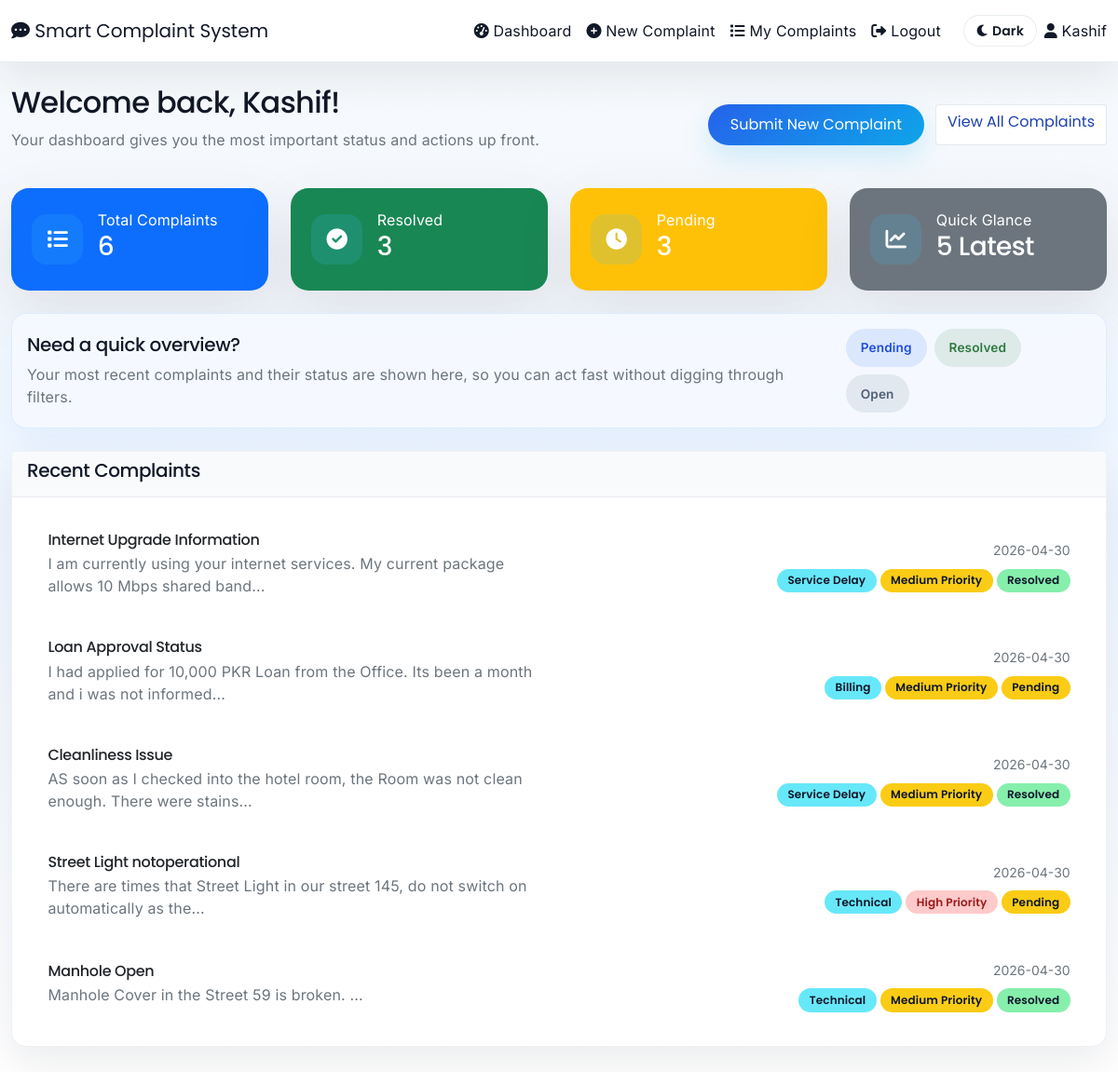
The page /dashboard (signed in) on the database its author committed.
### app.py (models this page shows)
class User(UserMixin, db.Model):
    __tablename__ = 'users'
    id = db.Column(db.Integer, primary_key=True)
    email = db.Column(db.String(120), unique=True, nullable=False)
    name = db.Column(db.String(100), nullable=False)
    password_hash = db.Column(db.String(200), nullable=False)
    is_verified = db.Column(db.Boolean, default=False)
    is_admin = db.Column(db.Boolean, default=False)
    created_at = db.Column(db.DateTime, default=datetime.utcnow)
    complaints = db.relationship('Complaint', backref='user', lazy=True)
    resolutions = db.relationship('ResolutionLog', backref='resolved_by_user', lazy=True)

class Complaint(db.Model):
    __tablename__ = 'complaints'
    id = db.Column(db.Integer, primary_key=True)
    user_id = db.Column(db.Integer, db.ForeignKey('users.id'), nullable=False)
    title = db.Column(db.String(200), nullable=False)
    description = db.Column(db.Text, nullable=False)
    category = db.Column(db.String(50), nullable=False)
    severity_score = db.Column(db.Float, default=0.0)
    priority = db.Column(db.String(20), default='Medium')
    status = db.Column(db.String(20), default='Pending')
    sentiment = db.Column(db.String(20))
    department = db.Column(db.String(50))
    created_at = db.Column(db.DateTime, default=datetime.utcnow)
    updated_at = db.Column(db.DateTime, default=datetime.utcnow, onupdate=datetime.utcnow)
    resolution_logs = db.relationship('ResolutionLog', backref='complaint', lazy=True)

### app.py (the view)
@app.route('/dashboard')
@login_required
def dashboard():
    complaints_count = Complaint.query.filter_by(user_id=current_user.id).count()
    resolved_count = Complaint.query.filter_by(user_id=current_user.id, status='Resolved').count()
    pending_count = Complaint.query.filter_by(user_id=current_user.id, status='Pending').count()
    complaints_by_category = db.session.query(
        Complaint.category, db.func.count(Complaint.id)
    ).filter_by(user_id=current_user.id).group_by(Complaint.category).order_by(db.func.count(Complaint.id).desc()).all()
    complaints_by_category = [(row[0], row[1]) for row in complaints_by_category]
    top_category = complaints_by_category[0][0] if complaints_by_category else 'N/A'
    top_category_count = complaints_by_category[0][1] if complaints_by_category else 0
    complaints_by_priority = db.session.query(
        Complaint.priority, db.func.count(Complaint.id)
    ).filter_by(user_id=current_user.id).group_by(Complaint.priority).all()
    complaints_by_priority = [(row[0], row[1]) for row in complaints_by_priority]
    complaints_by_status = db.session.query(
        Complaint.status, db.func.count(Complaint.id)
    ).filter_by(user_id=current_user.id).group_by(Complaint.status).all()
    complaints_by_status = [(row[0], row[1]) for row in complaints_by_status]
    monthly_counts = (
        db.session.query(
            db.func.strftime('%Y-%m', Complaint.created_at),
            db.func.count(Complaint.id)
        )
        .filter_by(user_id=current_user.id)
        .group_by(db.func.strftime('%Y-%m', Complaint.created_at))
        .order_by(db.func.strftime('%Y-%m', Complaint.created_at))
        .all()
    )
    monthly_counts = [(row[0], row[1]) for row in monthly_counts]
    recent_complaints = Complaint.query.filter_by(user_id=current_user.id).order_by(Complaint.created_at.desc()).limit(5).all()
    return render_template('dashboard.html',
                         complaints_count=complaints_count,
                         resolved_count=resolved_count,
                         pending_count=pending_count,
                         top_category=top_category,
                         top_category_count=top_category_count,
                         complaints_by_category=complaints_by_category,
                         complaints_by_priority=complaints_by_priority,
                         complaints_by_status=complaints_by_status,
                         monthly_counts=monthly_counts,
                         recent_complaints=recent_complaints)

### app.py (called while the page is built)
@login_manager.user_loader
def load_user(user_id):
    return User.query.get(int(user_id))

### templates/dashboard.html (shortened to what this page needs)
{% extends "base.html" %}
{% block content %}
<div class="dashboard-shell">
    <div class="dashboard-header mb-4">
        <div>
            <h2 class="mb-2">Welcome back, {{ current_user.name }}!</h2>
            <p class="text-muted">Your dashboard gives you the most important status and actions up front.</p>
        </div>
        <div class="dashboard-actions">
            <a href="{{ url_for('submit_complaint') }}" class="btn btn-primary">Submit New Complaint</a>
            <a href="{{ url_for('my_complaints') }}" class="btn btn-outline-light">View All Complaints</a>
        </div>
    </div>
    <div class="row g-4 mb-4">
        <div class="col-md-3">
            <div class="metric-card bg-primary text-white">
                <div class="metric-card-icon"><i class="fas fa-list"></i></div>
                <div>
                    <span>Total Complaints</span>
                    <h3>{{ complaints_count }}</h3>
                </div>
            </div>
        </div>
        <div class="col-md-3">
            <div class="metric-card bg-success text-white">
                <div class="metric-card-icon"><i class="fas fa-check-circle"></i></div>
                <div>
                    <span>Resolved</span>
                    <h3>{{ resolved_count }}</h3>
                </div>
            </div>
        </div>
        <div class="col-md-3">
            <div class="metric-card bg-warning text-white">
                <div class="metric-card-icon"><i class="fas fa-clock"></i></div>
                <div>
                    <span>Pending</span>
                    <h3>{{ pending_count }}</h3>
                </div>
            </div>
        </div>
        <div class="col-md-3">
            <div class="metric-card bg-secondary text-white">
                <div class="metric-card-icon"><i class="fas fa-chart-line"></i></div>
                <div>
                    <span>Quick Glance</span>
                    <h3>{{ recent_complaints|length }} Latest</h3>
                </div>
            </div>
        </div>
    </div>
    <div class="card panel-card mb-4">
        <div class="card-body d-flex flex-column flex-md-row justify-content-between align-items-start align-items-md-center gap-3">
            <div>
                <h5>Need a quick overview?</h5>
                <p class="mb-0 text-muted">Your most recent complaints and their status are shown here, so you can act fast without digging through filters.</p>
            </div>
            <div class="d-flex gap-2 flex-wrap">
                <span class="status-chip status-pending">Pending</span>
                <span class="status-chip status-resolved">Resolved</span>
                <span class="status-chip status-open">Open</span>
            </div>
        </div>
    </div>
    <div class="card">
        <div class="card-header">
            <h5>Recent Complaints</h5>
        </div>
        <div class="card-body">
            {% if recent_complaints %}
                <div class="list-group">
                    {% for complaint in recent_complaints %}
                        <a href="{{ url_for('complaint_detail', complaint_id=complaint.id) }}" class="list-group-item list-group-item-action recent-complaint-row">
                            <div class="row align-items-center">
                                <div class="col-lg-6">
                                    <h6 class="mb-1">{{ complaint.title }}</h6>
                                    <p class="mb-1 text-muted">{{ complaint.description[:90] }}...</p>
                                </div>
                                <div class="col-lg-6 text-lg-end">
                                    <small class="text-muted d-block mb-2">{{ complaint.created_at.strftime('%Y-%m-%d') }}</small>
                                    <div class="d-inline-flex gap-1 flex-wrap justify-content-end">
                                        <span class="badge bg-info">{{ complaint.category }}</span>
                                        <span class="badge bg-{{ 'danger' if complaint.priority == 'High' else 'warning' if complaint.priority == 'Medium' else 'secondary' }}">
                                            {{ complaint.priority }} Priority
                                        </span>
                                        <span class="badge bg-{{ 'success' if complaint.status == 'Resolved' else 'warning' }}">
                                            {{ complaint.status }}
                                        </span>
                                    </div>
                                </div>
                            </div>
                        </a>
                    {% endfor %}
                </div>
            {% else %}
                <p class="text-muted">No complaints yet. <a href="{{ url_for('submit_complaint') }}">Submit one now</a> and track it here.</p>
            {% endif %}
        </div>
    </div>
</div>
{% endblock %}

### templates/base.html (shortened to what this page needs)
<!DOCTYPE html>
<html lang="en">
<head>
    <link href="https://cdn.jsdelivr.net/npm/bootstrap@5.1.3/dist/css/bootstrap.min.css" rel="stylesheet">
    <link href="https://cdnjs.cloudflare.com/ajax/libs/font-awesome/6.0.0/css/all.min.css" rel="stylesheet">
    <link href="{{ url_for('static', filename='css/style.css') }}?v=5" rel="stylesheet">
</head>
<body>
    <nav class="navbar navbar-expand-lg navbar-light">
        <div class="container">
            <a class="navbar-brand" href="{{ url_for('dashboard') if current_user.is_authenticated else url_for('login') }}">
                <i class="fas fa-comment-dots"></i> Smart Complaint System
            </a>
            <div class="collapse navbar-collapse" id="navbarNav">
                {% if current_user.is_authenticated %}
                <ul class="navbar-nav ms-auto">
                    {% if current_user.is_admin %}
                    <li class="nav-item">
                        <a class="nav-link" href="{{ url_for('admin_dashboard') }}">
                            <i class="fas fa-tachometer-alt"></i> Admin Dashboard
                        </a>
                    </li>
                    <li class="nav-item">
                        <a class="nav-link" href="{{ url_for('admin_settings') }}">
                            <i class="fas fa-cog"></i> Admin Settings
                        </a>
                    </li>
                    {% else %}
                    <li class="nav-item">
                        <a class="nav-link" href="{{ url_for('dashboard') }}">
                            <i class="fas fa-tachometer-alt"></i> Dashboard
                        </a>
                    </li>
                    <li class="nav-item">
                        <a class="nav-link" href="{{ url_for('submit_complaint') }}">
                            <i class="fas fa-plus-circle"></i> New Complaint
                        </a>
                    </li>
                    <li class="nav-item">
                        <a class="nav-link" href="{{ url_for('my_complaints') }}">
                            <i class="fas fa-list"></i> My Complaints
                        </a>
                    </li>
                    {% endif %}
                    <li class="nav-item">
                        <a class="nav-link" href="{{ url_for('logout') }}">
                            <i class="fas fa-sign-out-alt"></i> Logout
                        </a>
                    </li>
                </ul>
                <div class="navbar-text ms-3 d-flex align-items-center gap-2">
                    <button id="modeToggle" class="btn btn-sm btn-mode">
                        <i class="fas fa-moon"></i>
                        <span class="mode-label">Dark</span>
                    </button>
                    <span><i class="fas fa-user"></i> {{ current_user.name }}</span>
                </div>
                {% endif %}
            </div>
        </div>
    </nav>
    <div class="container mt-4">
        {% block content %}{% endblock %}
    </div>
</body>
</html>

### static/css/style.css (style rules this page uses)
:root { --surface: #f8fafc; --surface-dark: #e2e8f0; --panel: rgba(255,255,255,0.96); --panel-strong: rgba(255,255,255,0.99); --text: #111827; --muted: #475569; --accent: #2563eb; --accent-soft: #7dd3fc; --accent-strong: #1e40af; --primary: #0ea5e9; --primary-soft: #dbeafe; --success: #10b981; --warning: #f59e0b; --danger: #ef4444; }
body { font-family: 'Poppins', 'Inter', system-ui, -apple-system, BlinkMacSystemFont, 'Segoe UI', sans-serif; -webkit-font-smoothing: antialiased; -moz-osx-font-smoothing: grayscale; text-rendering: optimizeLegibility; color: var(--text); }
h1, h2, h3, h4, h5, h6, .navbar-brand, .btn, .badge { font-family: 'Poppins', 'Inter', system-ui, -apple-system, BlinkMacSystemFont, 'Segoe UI', sans-serif; }
h1, h2, h3, h4, h5, h6 { letter-spacing: -0.02em; }
p, span, td, th, label, .form-control, .nav-link { letter-spacing: 0.01em; }
body { background: linear-gradient(180deg, #f8fafc 0%, #eff6ff 48%, #ffffff 100%); min-height: 100vh; font-family: 'Inter', 'Segoe UI', Tahoma, Geneva, Verdana, sans-serif; color: var(--text); }
.navbar { background: #ffffff; box-shadow: 0 18px 40px rgba(15, 23, 42, 0.08); border-bottom: 1px solid rgba(148, 163, 184, 0.24); }
.navbar .nav-link, .navbar .navbar-brand, .navbar-text, .navbar-toggler-icon { color: var(--text) !important; }
.container, .container-fluid { max-width: 1200px; }
.card, .table-responsive, .alert, .form-control, .list-group-item { border-radius: 1rem; }
.card { background: #ffffff; border: 1px solid rgba(148, 163, 184, 0.16); box-shadow: 0 18px 45px rgba(15, 23, 42, 0.08); transition: transform 0.25s ease, box-shadow 0.25s ease; }
.card-header { background: #f8fafc; color: var(--text); border-bottom: 1px solid rgba(148, 163, 184, 0.18); }
.card-body { background: transparent; }
.btn-primary { background: linear-gradient(135deg, var(--accent), var(--primary)); border: none; color: white; border-radius: 999px; padding: 10px 24px; box-shadow: 0 12px 30px rgba(14, 165, 233, 0.18); }
.btn-outline-light { color: var(--accent-strong); border-color: rgba(148, 163, 184, 0.24); background: rgba(255,255,255,0.92); }
.btn { transition: transform 0.2s ease, box-shadow 0.2s ease; }
.btn-mode { border-radius: 999px; border: 1px solid rgba(148, 163, 184, 0.2); background: rgba(255,255,255,0.95); color: var(--text); padding: 0.35rem 0.8rem; font-weight: 600; }
.dashboard-shell { padding-bottom: 28px; }
.dashboard-header { display: flex; justify-content: space-between; gap: 1rem; flex-wrap: wrap; align-items: center; }
.dashboard-actions { display: flex; gap: 0.75rem; flex-wrap: wrap; }
.metric-card { display: flex; align-items: center; gap: 1rem; padding: 1.4rem 1.4rem; border-radius: 1.2rem; box-shadow: 0 22px 60px rgba(86, 67, 56, 0.12); }
.metric-card-icon { width: 3.4rem; height: 3.4rem; border-radius: 1rem; background: rgba(56, 189, 248, 0.16); display: grid; place-items: center; font-size: 1.4rem; }
.panel-card { background: hsla(214, 100%, 98%, 0.95); border: 1px solid rgba(96, 165, 250, 0.16); box-shadow: 0 16px 36px rgba(96, 165, 250, 0.10); }
.status-chip { border-radius: 999px; padding: 0.65rem 1rem; font-size: 0.85rem; font-weight: 600; }
.status-pending { background: rgba(37, 99, 235, 0.12); color: #1d4ed8; }
.status-resolved { background: rgba(71, 142, 96, 0.14); color: #2f7a40; }
.status-open { background: rgba(79, 95, 119, 0.11); color: #4f5f77; }
.recent-complaint-row { padding: 1.25rem 1.4rem; }
.list-group-item { background: rgba(255,255,255,0.9); border: none; }
.badge { padding: 0.55em 0.95em; border-radius: 999px; font-weight: 600; border: none !important; box-shadow: none !important; background-clip: padding-box; }
.badge.bg-info { background-color: #67e8f9 !important; color: #0f172a !important; }
.badge.bg-warning { background-color: #facc15 !important; color: #0f172a !important; }
.badge.bg-success { background-color: #86efac !important; color: #0f172a !important; }
.badge.bg-danger { background-color: #fecaca !important; color: #991b1b !important; }
.card h5, .card h4, .card h2, .card p, .card small { color: var(--text); }
body .card { animation: fadeIn 0.6s ease; }

### rows shown on the page
User: name "Kashif"
Complaint: title "Internet Upgrade Information", description "I am currently using your internet services. My current package allows 10 Mbps shared band", created_at "2026-04-30", category "Service Delay", priority "Medium", status "Resolved"
Complaint: title "Loan Approval Status", description "I had applied for 10,000 PKR Loan from the Office. Its been a month and i was not informed", created_at "2026-04-30", category "Billing", priority "Medium", status "Pending"
Complaint: title "Cleanliness Issue", description "AS soon as I checked into the hotel room, the Room was not clean enough. There were stains", created_at "2026-04-30", category "Service Delay", priority "Medium", status "Resolved"
Complaint: title "Street Light notoperational", description "There are times that Street Light in our street 145, do not switch on automatically as the", created_at "2026-04-30", category "Technical", priority "High", status "Pending"
Complaint: title "Manhole Open", description "Manhole Cover in the Street 59 is broken.", created_at "2026-04-30", category "Technical", priority "Medium", status "Resolved"

### other values the page prints
{{ complaints_count }} "6"
{{ resolved_count }} "3"
{{ pending_count }} "3"
{{ recent_complaints|length }} "5"
